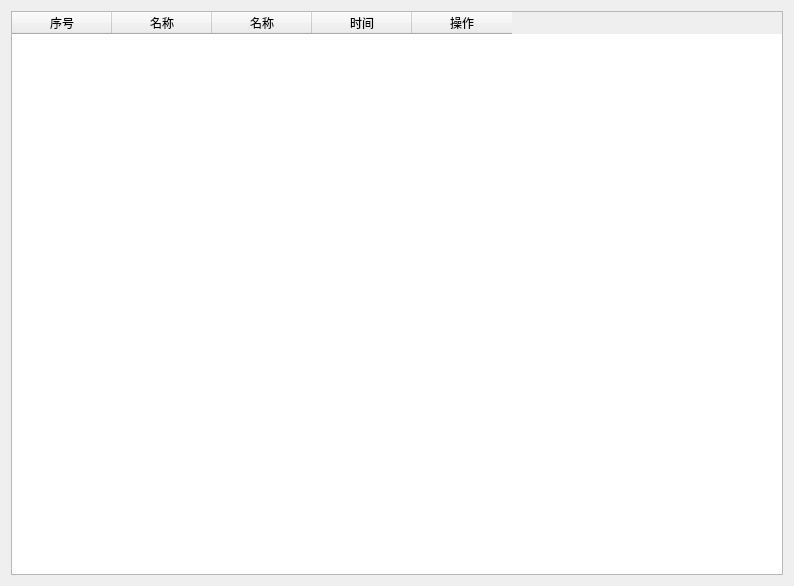
<?xml version="1.0" encoding="UTF-8"?>
<ui version="4.0">
 <class>History</class>
 <widget class="QWidget" name="History">
  <property name="geometry">
   <rect>
    <x>0</x>
    <y>0</y>
    <width>794</width>
    <height>586</height>
   </rect>
  </property>
  <property name="windowTitle">
   <string>Form</string>
  </property>
  <layout class="QVBoxLayout" name="verticalLayout">
   <item>
    <widget class="BaseTableWidget" name="tableView">
     <column>
      <property name="text">
       <string>序号</string>
      </property>
     </column>
     <column>
      <property name="text">
       <string>名称</string>
      </property>
     </column>
     <column>
      <property name="text">
       <string>名称</string>
      </property>
     </column>
     <column>
      <property name="text">
       <string>时间</string>
      </property>
     </column>
     <column>
      <property name="text">
       <string>操作</string>
      </property>
     </column>
    </widget>
   </item>
  </layout>
 </widget>
 <customwidgets>
  <customwidget>
   <class>BaseTableWidget</class>
   <extends>QTableWidget</extends>
   <header location="global">compent.table.base_table_widget.h</header>
  </customwidget>
 </customwidgets>
 <resources/>
 <connections/>
</ui>
